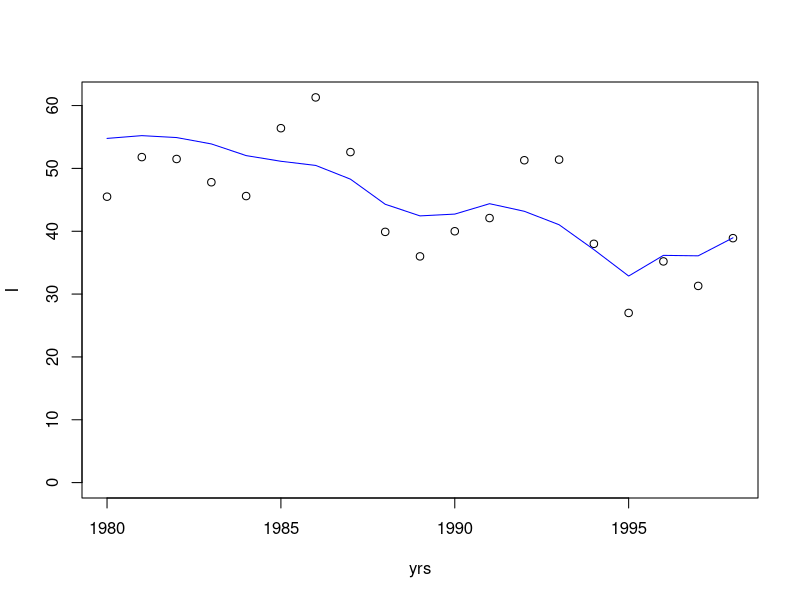

The R script that drew this image:
# initiation, function, and error estimation of bulk biomass model
# Read this in with
# source("tst.r")
# Test this with
# ssefcn(beta,yrs,Y,I)
# Run this with
# nlm(ssefcn,beta,yrs=yrs,Y=Y,I=I)


yrs<-1980:1998
# Annual catch data
Y<-c(2398,2520,2603,2672,2459,2385,2564,
     2712,2240,1866,1692,2157,2230,2381,
     2238,1027,1633,1228,1411)
# Annual abundance index
I<-c(45.5,51.8,51.5,47.8,45.6,56.4,61.3,
     52.6,39.9,36.0,40.0,42.1,51.3,
     51.4,38.0,27.0,35.2,31.3,38.9)



######################################
# Simple initialisation:  Assume low r and complete depletion
#
r<-0.05
B0<-sum(Y)
K<-B0
q<-mean(I)/B0            # Make sure the q is of the appropriate magnitude

######################################

######################################
# A different initialisation:  Assume equilibrium at (3/2)MSY with
#                              B0=(3/2)MSY=Y=(3/4)K
#B0<-mean(Y) 
#K<-(4/3)*B0  # or 2*B0 if start at MSY
#r<-4         # or 2
# *** Depletion is better
#q<-mean(I)/mean(Y)
######################################


beta<-log(c(K,B0,r,q))

ssefcn<-function(beta,yrs,Y,I,plot.it=F){
    betatmp<-exp(beta)
    nyrs<-length(yrs)
    K<-betatmp[1]
    B0<-betatmp[2]
    #B0<-K
    r<-betatmp[3]
    q<-betatmp[4]
    B<-B0
    Btraj<-NULL
    Ihat<-NULL
    for(i in 1:nyrs){
        SY<-r*B*(1-B/K)
        #cat(K,B0,r,q,Y[i],SY,B,"\n")
        #if(SY<0)SY<-0
        Btraj<-c(Btraj,B)
        Ihat<-c(Ihat,q*B)
        B1<-B+SY-Y[i]
        B<-ifelse(B1>0,B1,0.001*B)
    }
    SSE<-sum((log(I)-log(Ihat))^2)
    if(plot.it){
        plot(yrs,I,ylim=c(0,max(I)))
        lines(yrs,Ihat,col='blue')
    }
    #cat("SSE=",SSE,"\n")
    return(SSE)
}
fit<-nlm(ssefcn,beta,yrs=yrs,Y=Y,I=I)
result<-ssefcn(fit$estimate,yrs,Y,I,plot.it=T)